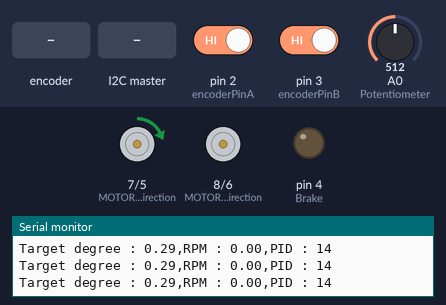
Recording of a sketch running on a simulated Arduino Uno, built with avr-gcc and run on an emulated ATmega328P. On the bench: direction and speed pins drawn as motors (green arrow = direction pin HIGH = forward, orange = LOW = backward, longer = more drive), output pins drawn as LEDs (lit = HIGH), the last lines printed to the serial monitor. The test bench sets the inputs (shaded band); at power-on: A0 (Potentiometer) = 512, pin 2 (encoderPinA) HIGH, pin 3 (encoderPinB) HIGH.

Above: at 1.2 s.
1.3 s: rotary encoder on pin 2 (encoderPinA) / pin 3 (encoderPinB) turned 2 steps (second pin leading)
At 2.64 s:
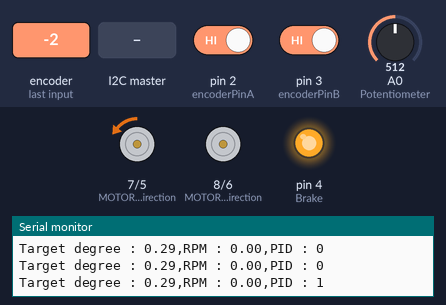
4.3 s: A0 (Potentiometer) set to 122
At 5.5 s:
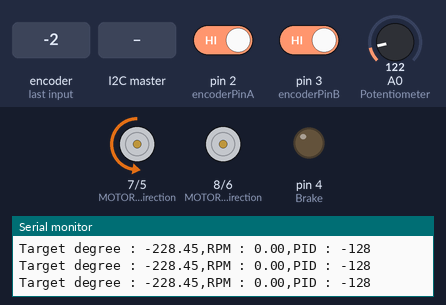
5.8 s: the I2C master sends "r"
At 7.0 s:
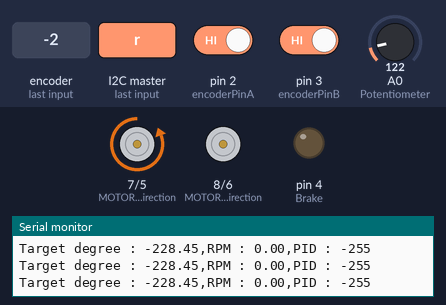
7.3 s: A0 (Potentiometer) set to 716
9.1 s: the I2C master sends "s"
At 10.3 s:
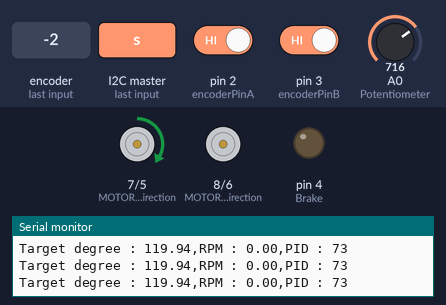
10.9 s: A0 (Potentiometer) set to 525
At 12.1 s:
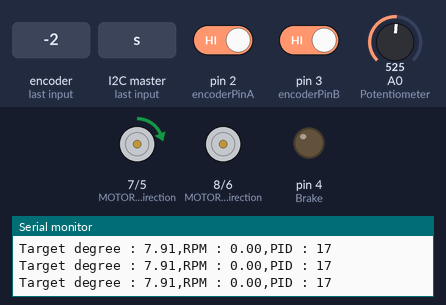
12.4 s: A0 (Potentiometer) set to 511
At 13.42 s:
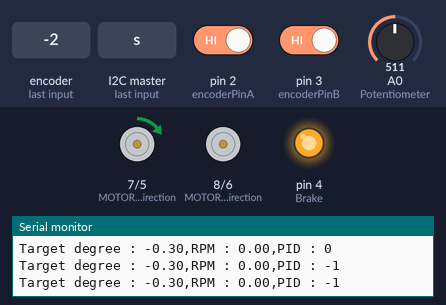
Timing chart, 0 to 15.8 s (numbered marks = the images above; inputs shaded):
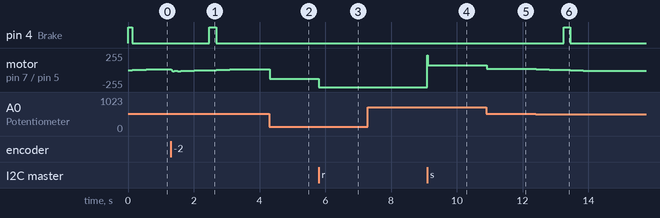

Measured:
- the behaviour switches between 512 and 511 on A0 (Potentiometer) (found by bisection; images 5 and 6)
- after the input at 1.3 s, pin 4 (Brake): LOW → HIGH after 1.2 s, → LOW 0.20 s later
- after the input at 4.3 s, motor on pin 7 (MOTOR_1_Direction) / pin 5 (MOTOR_1_PWM): forward 14/255 → backward 128/255 at once
- after the input at 5.8 s, motor on pin 7 (MOTOR_1_Direction) / pin 5 (MOTOR_1_PWM): backward 128/255 → backward 255/255 at once
- after the input at 9.1 s, motor on pin 7 (MOTOR_1_Direction) / pin 5 (MOTOR_1_PWM): backward 255/255 → forward 225/255 after 0.00 s instead of 1.8 s
- after the input at 10.9 s, motor on pin 7 (MOTOR_1_Direction) / pin 5 (MOTOR_1_PWM): forward 73/255 → forward 17/255 at once
- after the input at 12.4 s, pin 4 (Brake): LOW → HIGH after 0.85 s, → LOW 0.20 s later; motor on pin 7 (MOTOR_1_Direction) / pin 5 (MOTOR_1_PWM): moves from forward 17/255 to backward 14/255 over 1.8 s, starting at once

The sketch:

nuri_pid_rpm.ino
```cpp
#include <PIDController.h>
#include <Wire.h>
volatile long int encoder_pos = 0;
PIDController pos_pid;
PIDController speed_pid;
int motor_mode = 2; // 0 - none, 1 - position control, 2 speed control
long int last_encoder_pos = 0;
long int last_millis = 0;
int motor_value = 0;
int dir        = 0;
double SetPoint = 0;
float RPM = 0;

#define                Left   1
#define               Right   2
#define                Stop   0

#define         encoderPinA   2      // pin  2
#define         encoderPinB   3      // pin  3
#define               Brake   4      // pin  4
#define         MOTOR_1_PWM   5      // pin  5
#define         MOTOR_2_PWM   6      // pin  6 //x
#define   MOTOR_1_Direction   7      // pin  7
#define   MOTOR_2_Direction   8      // pin  8 //x

#define                  Kp_pos   20         // 위치 p
#define                  Ki_pos   0.1        // 위치 i
#define                  Kd_pos   2          // 위치 d

#define                  Kp_rpm   5          // 속도 p
#define                  Ki_rpm   0.5
#define                  Kd_rpm   1

const float ratio = 360./5./68.;// 360도,기어비,ppr 34*2 채널

/*
#define MOTOR1A 11
#define MOTOR1B 12
#define MOTOR2A 13
#define MOTOR2B 7
#define PWM1 10
#define PWM2 9
#define ENCODER1 2
#define ENCODER2 3
#define GREEN_LED 5
#define RED_LED 4
#define BUZZER 6
*/


void setup() {

  Serial.begin(115200);
  Wire.begin(20);
  Wire.onReceive(dataReceive);
  //attachInterrupt(digitalPinToInterrupt(encoderPinA), encoder, RISING);
  // initialize digital pin 13 as an output.

   pinMode(encoderPinA, INPUT_PULLUP);
   attachInterrupt(0, doEncoderA, CHANGE);
   pinMode(encoderPinB, INPUT_PULLUP);
   attachInterrupt(1, doEncoderB, CHANGE);

   pinMode(    MOTOR_1_Direction, OUTPUT);
   pinMode(    MOTOR_2_Direction, OUTPUT);
   pinMode(          MOTOR_1_PWM, OUTPUT);
   pinMode(          MOTOR_2_PWM, OUTPUT);
   pinMode(                Brake, OUTPUT);


   digitalWrite(  MOTOR_1_Direction,    HIGH);
   digitalWrite(  MOTOR_2_Direction,    HIGH);
   digitalWrite(              Brake,     LOW);

   pos_pid.begin();
   pos_pid.tune(Kp_pos, Ki_pos, Kd_pos);
   pos_pid.limit(-255, 255);
   pos_pid.setpoint(0);

   speed_pid.begin();
   speed_pid.tune(Kp_rpm, Ki_rpm, Kd_rpm);
   speed_pid.limit(-255, 255);

}


void loop(){
  SetPoint = Potentiometer(-300,300);
    pos_pid.setpoint(SetPoint);
  speed_pid.setpoint(SetPoint);

  if(motor_mode == 1){
     float motorDeg = float(encoder_pos)*ratio;
     motor_value = pos_pid.compute(motorDeg);
     dir = motor_direction(motor_value);
     motor_control((dir > 0 )?Left:Right, min(abs(motor_value),255));

  }
  else if(motor_mode == 2){
    float rpm_speed = ((float(encoder_pos) - float(last_encoder_pos)) / 340) *60.0 * (1000/(millis()-last_millis));
    RPM = rpm_speed;
    motor_value = speed_pid.compute(rpm_speed);
    dir = motor_direction(motor_value);
    motor_control((dir > 0 )?Left:Right, min(abs(motor_value),255));
    last_encoder_pos = encoder_pos;
    last_millis = millis();
    delay(10);

  }

   Serial.print("Target degree : ");
   Serial.print(SetPoint);
   Serial.print(",");
   Serial.print("RPM : ");
   Serial.print(RPM);
   Serial.print(",");
   Serial.print("PID : ");
   Serial.print(motor_value);
   Serial.println();


}

/*void encoder(){

  if(digitalRead(encoderPinB) == HIGH){
    encoder_pos++;
  }else{
    encoder_pos--;
  }
}*/
void doEncoderA(){
  encoder_pos += (digitalRead(encoderPinA)==digitalRead(encoderPinB))?1:-1;
}
void doEncoderB(){
  encoder_pos += (digitalRead(encoderPinA)==digitalRead(encoderPinB))?-1:1;
}

void MotorStop(){
  digitalWrite(MOTOR_1_PWM, LOW);
  digitalWrite(MOTOR_2_PWM, LOW);
  pos_pid.setpoint(last_encoder_pos);
  motor_mode = 0;
}


void dataReceive(int data_length){
  int i = 0;

  char data[10]={};

  while(Wire.available()){
   data[i] = Wire.read();
   i++;
  }
  String dataString = String(data);
  if(dataString.equals("stop")){
    MotorStop();
  }else if(dataString.substring(0, 1).equals("s")){
      motor_mode = 2;
      int value = dataString.substring(1).toInt();
       speed_pid.setpoint(value);
  }else if(dataString.substring(0, 1).equals("r")){
    motor_mode = 1;
     int value = dataString.substring(1).toInt();
     pos_pid.setpoint(last_encoder_pos + value);
  }else if(dataString.substring(0, 1).equals("l")){
    motor_mode = 1;
      int value = dataString.substring(1).toInt();
      pos_pid.setpoint(last_encoder_pos - value);
     //  digitalWrite(RED_LED, HIGH);
  }
}

void motor_control(int motor_direction, int velocity){

  int stop_pwm = 1;

  if((velocity < stop_pwm)|| motor_direction == Stop ){// stop
    //Serial.println("Motor Stop");
    //Serial.println();
    //pwmWrite(MOTOR_1_PWM, 0);
    //digitalWrite(    MOTOR_1_PWM,   HIGH);
    digitalWrite(            Brake,    HIGH);

  }

    if((velocity > stop_pwm) && motor_direction == Left){               // left
    //Serial.print("  Motor Left, ");
    //Serial.println(velocity);
    //Serial.println();
    digitalWrite(            Brake,    LOW);
    digitalWrite(MOTOR_1_Direction,   HIGH);
    digitalWrite(MOTOR_2_Direction,   HIGH);
    //pwmWrite(MOTOR_1_PWM, velocity);
    digitalWrite(MOTOR_1_PWM,  HIGH);
    analogWrite (MOTOR_1_PWM, velocity);
  }

    if((velocity > stop_pwm) && motor_direction == Right){            // right
    //Serial.print("  Motor Right , ");
    //Serial.println(velocity);
    //Serial.println();
    digitalWrite(            Brake,    LOW);
    digitalWrite(MOTOR_1_Direction,    LOW);
    digitalWrite(MOTOR_2_Direction,    LOW);
    //pwmWrite(MOTOR_1_PWM, velocity);
    digitalWrite(MOTOR_1_PWM,  HIGH);
    analogWrite (MOTOR_1_PWM, velocity);
  }


}
int motor_direction(double pid){
  int Dir;
  if(pid > 0) Dir =  1;
  if(pid < 0) Dir = -1;
  return Dir;
}

float Potentiometer(int number_start , int number_end){

  number_start = number_start*100;
  number_end   = number_end*100;

  float val_1 = analogRead(A0);
  val_1 = map(val_1, 0, 1023 , number_start, number_end);

  return val_1/100;
}
```
